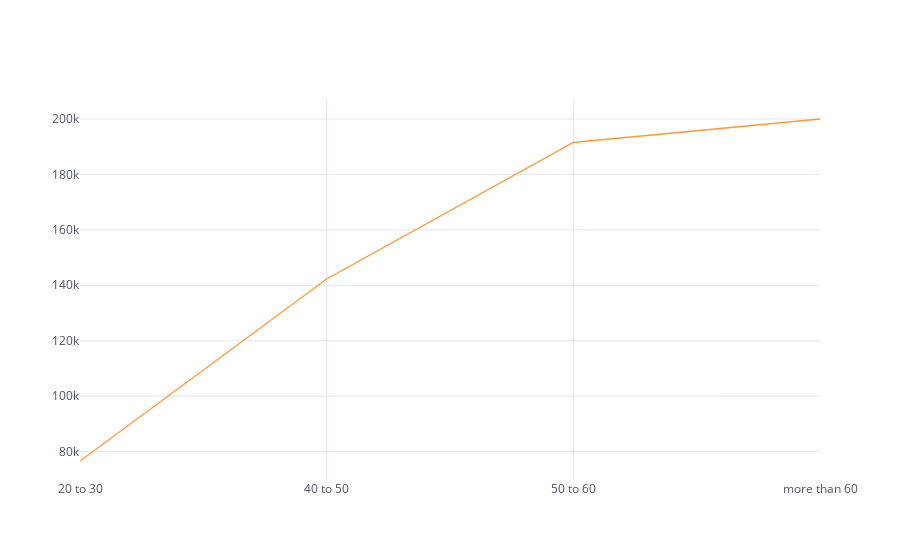

The notebook cell this image was saved under:
### Markdown cell above
# Average salary by age group

### Code cell
mean_salary_age_group=df.groupby('Age Group')[['Salary']]
mean_salary_age_group=round(mean_salary_age_group.mean(), 2)
mean_salary_age_group.iplot(kind='line')

### Figure 1 — Plotly figure (JSON) as saved in the notebook; plotly's stock layout.template omitted (floating-point values rounded to 4 significant figures)
{"data": [{"line": {"color": "rgba(255, 153, 51, 1.0)", "dash": "solid", "shape": "linear", "width": 1.3}, "mode": "lines", "name": "Salary", "text": "", "type": "scatter", "x": ["20 to 30", "40 to 50", "50 to 60", "more than 60"], "y": [76600.0, 142300.0, 191500.0, 200000]}], "layout": {"legend": {"bgcolor": "#FFFFFF", "font": {"color": "#4D5663"}}, "paper_bgcolor": "#FFFFFF", "plot_bgcolor": "#FFFFFF", "title": {"font": {"color": "#4D5663"}}, "xaxis": {"gridcolor": "#E1E5ED", "showgrid": true, "tickfont": {"color": "#4D5663"}, "title": {"font": {"color": "#4D5663"}, "text": ""}, "zerolinecolor": "#E1E5ED"}, "yaxis": {"gridcolor": "#E1E5ED", "showgrid": true, "tickfont": {"color": "#4D5663"}, "title": {"font": {"color": "#4D5663"}, "text": ""}, "zerolinecolor": "#E1E5ED"}}}
